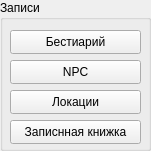
  <widget class="QGroupBox" name="groupBoxNotes">
   <property name="geometry">
    <rect>
     <x>10</x>
     <y>620</y>
     <width>151</width>
     <height>151</height>
    </rect>
   </property>
   <property name="title">
    <string>Записи</string>
   </property>
   <widget class="QPushButton" name="pushButtonLocations">
    <property name="geometry">
     <rect>
      <x>10</x>
      <y>90</y>
      <width>131</width>
      <height>24</height>
     </rect>
    </property>
    <property name="text">
     <string>Локации</string>
    </property>
   </widget>
   <widget class="QPushButton" name="pushButtonNPCs">
    <property name="geometry">
     <rect>
      <x>10</x>
      <y>60</y>
      <width>131</width>
      <height>24</height>
     </rect>
    </property>
    <property name="text">
     <string>NPC</string>
    </property>
   </widget>
   <widget class="QPushButton" name="pushButtonBestiary">
    <property name="geometry">
     <rect>
      <x>10</x>
      <y>30</y>
      <width>131</width>
      <height>24</height>
     </rect>
    </property>
    <property name="text">
     <string>Бестиарий</string>
    </property>
   </widget>
   <widget class="QPushButton" name="pushButtonMastersNotes">
    <property name="geometry">
     <rect>
      <x>10</x>
      <y>120</y>
      <width>131</width>
      <height>24</height>
     </rect>
    </property>
    <property name="text">
     <string>Записнная книжка</string>
    </property>
   </widget>
  </widget>
